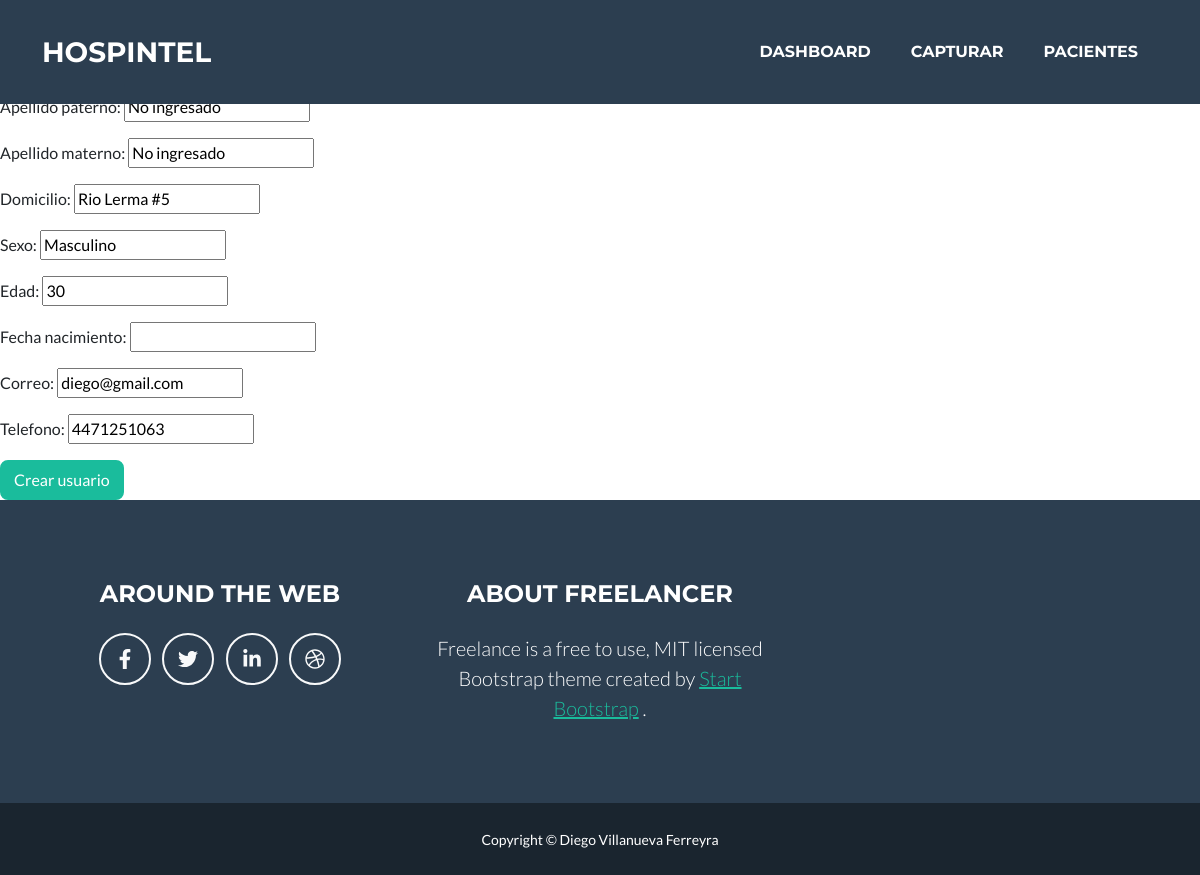
The page /paciente/1/update/ on the database as committed earlier.
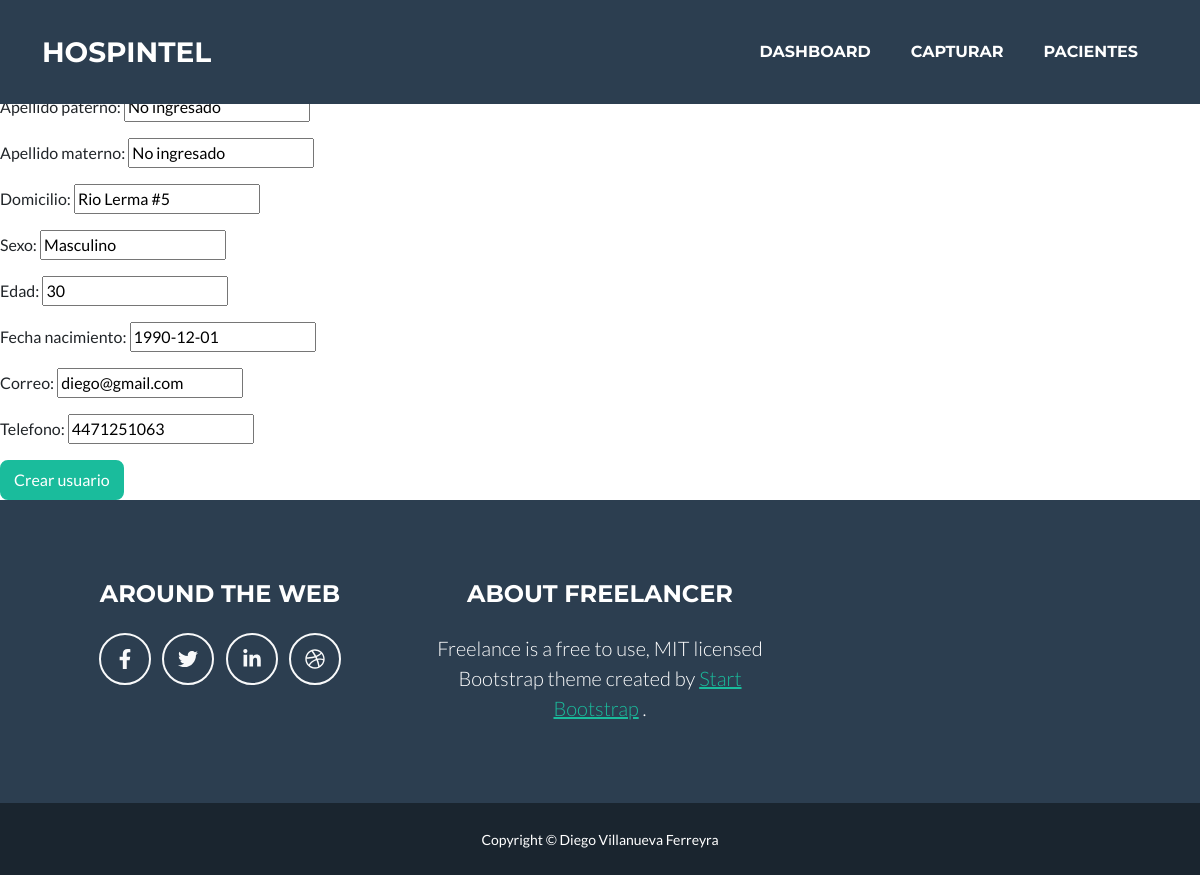
The same page on the database as committed later.
### myapp/models.py (models this page shows)
class Paciente(models.Model):
    nombre = models.CharField(max_length=50)
    apellido_paterno = models.CharField(max_length=60, default="No ingresado")
    apellido_materno = models.CharField(max_length=60, default="No ingresado")
    domicilio = models.CharField(max_length=200)
    sexo = models.CharField(max_length=200)
    edad = models.IntegerField()
    fecha_nacimiento = models.DateField()
    correo = models.EmailField(blank=True)
    telefono = models.CharField(max_length=20)

### myapp/views.py (the view)
# urls.py: path('paciente/<int:pk>/update/', views.paciente_update, name='paciente_update'),
def paciente_update(request, pk):
    paciente = get_object_or_404(Paciente, pk=pk)
    if request.method == 'POST':
        form = PacienteForm(request.POST, instance=paciente)
        if form.is_valid():
            form.save(commit=False)
            return redirect('paciente_list')
    else:
        form = PacienteForm(instance=paciente)
    return render(request, 'paciente_form.html', {'form': form})

### myapp/forms.py
class PacienteForm(forms.ModelForm):
    class Meta:
        model = Paciente
        fields = ('nombre', 'apellido_paterno', 'apellido_materno','domicilio', 'sexo', 'edad', 'fecha_nacimiento', 'correo', 'telefono')

### myapp/templates/paciente_form.html (shortened to what this page needs)
{% extends 'base.html' %}
{% load static %}
{% block content %}
  <h2>Crear Paciente</h2>
  <form method="POST" action="{% url 'paciente_create' %}">
    {{ form.as_p }}
    <button type="submit" class="btn btn-primary">Crear usuario</button>
  </form>
{% endblock %}

Rows that differ between the two databases and show on the page:
changed Paciente "No ingresado": fecha_nacimiento (not shown) → "1990-12-01"
